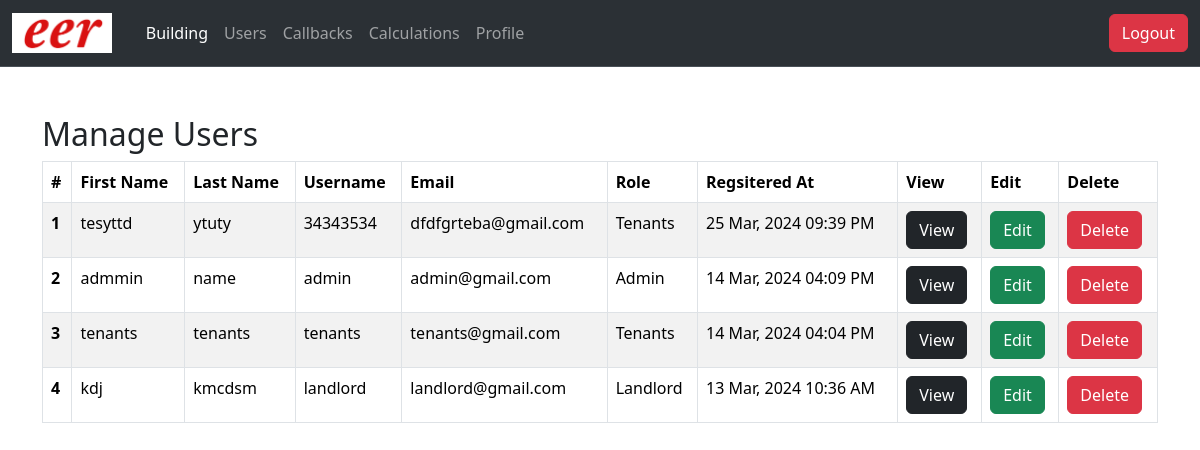
/admin/users.php (signed in), run on an earlier commit of the app's database.
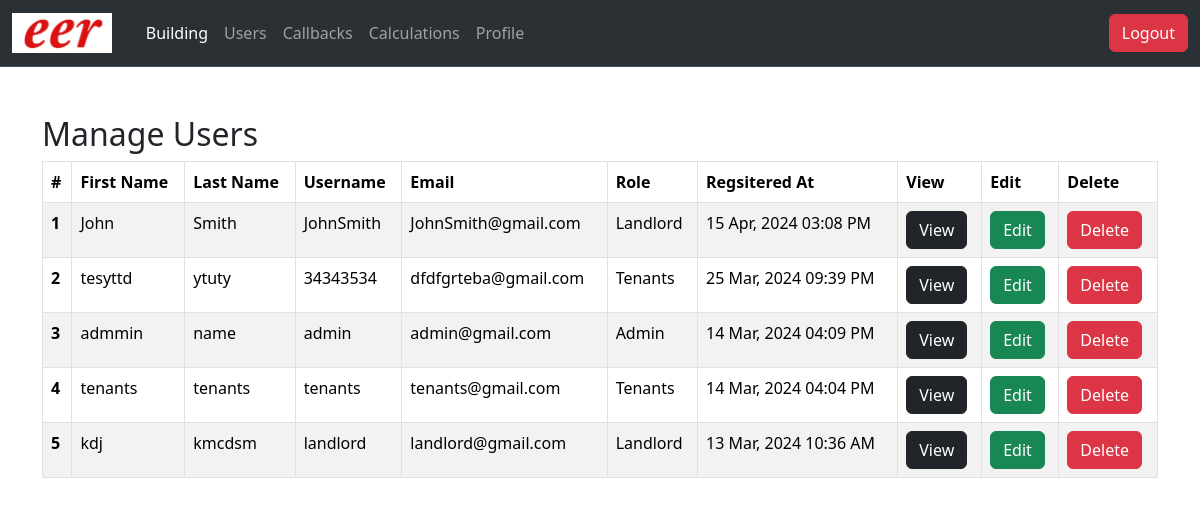
And on a later commit of the database.
### tables this page shows
CREATE TABLE `users` (
  `id` int(11) NOT NULL,
  `fname` text DEFAULT NULL,
  `lname` text DEFAULT NULL,
  `username` text DEFAULT NULL,
  `email` text DEFAULT NULL,
  `password` text DEFAULT NULL,
  `phone` int(11) DEFAULT NULL,
  `UserAddress` varchar(5000) DEFAULT NULL,
  `role_id` int(11) DEFAULT NULL,
  `created_at` datetime DEFAULT NULL
);

CREATE TABLE `roles` (
  `id` int(11) NOT NULL,
  `name` text DEFAULT NULL,
  `url` text NOT NULL
);

### admin/users.php (the view, shortened to what this page needs)
<?php include "../php/db.php";
$data = mysqli_query($conn, "SELECT * FROM `users` order by id desc");
?>
<!doctype html>
<html lang="en">
  <head>
    <link href="https://cdn.jsdelivr.net/npm/bootstrap@5.3.3/dist/css/bootstrap.min.css" rel="stylesheet">
    <link rel="stylesheet" href="https://cdn.datatables.net/2.0.2/css/dataTables.dataTables.min.css">
</head>
<body>
    <?php include("header.php"); ?>
   <div class="container mx-auto mt-5">
    <div class="d-flex justify-content-between">
<div><h2>Manage Users</h2></div>
    </div>
   <table class="table table-bordered table-striped table-hover" id="myTable">
  <thead>
    <tr>
      <th scope="col">#</th>
      <th scope="col">First Name</th>
      <th scope="col">Last Name</th>
      <th scope="col">Username</th>
      <th scope="col">Email</th>
      <th scope="col">Role</th>
      <th scope="col">Regsitered At</th>
      <th scope="col">View</th>
      <th scope="col">Edit</th>
      <th scope="col">Delete</th>
    </tr>
  </thead>
  <tbody>
    <?php if(mysqli_num_rows($data)>0){
      $sno = 0;
      while($fetch_rows = mysqli_fetch_assoc($data)){
        $sno++;
        $role_get = mysqli_fetch_assoc(mysqli_query($conn, "SELECT * FROM `roles` WHERE `id`=$fetch_rows[role_id]"));
?>
    <tr>
      <th scope="row"><?=$sno?></th>
      <td><?=$fetch_rows['fname']?></td>
      <td><?=$fetch_rows['lname']?></td>
      <td><?=$fetch_rows['username']?></td>
      <td><?=$fetch_rows['email']?></td>
      <td><?=$role_get['name']?></td>
      <td><?=date('d M, Y h:i A', strtotime($fetch_rows['created_at']))?></td>
      <td><a href="view_user.php?id=<?=$fetch_rows['id']?>" class="btn btn-dark">View</a></td>
      <td><a href="edit_user.php?id=<?=$fetch_rows['id']?>" class="btn btn-success">Edit</a></td>
      <td><a href="delete_user.php?id=<?=$fetch_rows['id']?>" class="btn btn-danger">Delete</a></td>
    </tr>
<?php
      }
    } ?>
  </tbody>
</table>
   </div>
    <?php include("footer.php"); ?>

### admin/header.php (shortened to what this page needs)
<nav class="navbar navbar-expand-lg bg-body-tertiary bg-dark border-bottom border-body" data-bs-theme="dark">
  <div class="container-fluid">
    <a class="navbar-brand" href="../index.php"><img src="../images/logo.png" alt="Logo" style="height: 2.5rem; margin-right: 10px;"></a>
    <div class="collapse navbar-collapse" id="navbarSupportedContent">
      <ul class="navbar-nav me-auto mb-2 mb-lg-0">
        <li class="nav-item">
          <a class="nav-link active" aria-current="page" href="index.php">Building</a>
        </li>
        <li class="nav-item">
          <a class="nav-link" href="users.php">Users</a>
        </li>
        <li class="nav-item">
          <a class="nav-link" href="callback.php">Callbacks</a>
        </li>
        <li class="nav-item">
          <a class="nav-link" href="calculations.php">Calculations</a>
</li>
        <li class="nav-item">
          <a class="nav-link" href="profile.php">Profile</a>
</li>
      </ul>
      <form class="d-flex" role="search">
      <a  href="../logout.php" class="btn btn-danger">Logout</a>
      </form>
    </div>
  </div>
</nav>

### admin/footer.php (shortened to what this page needs)
  </body>
</html>

What changed in the data, as far as the page shows it:
added users: fname "John", lname "Smith", username "JohnSmith", email "JohnSmith@gmail.com", role.name "Landlord", created_at "15 Apr, 2024 03:08 PM"
